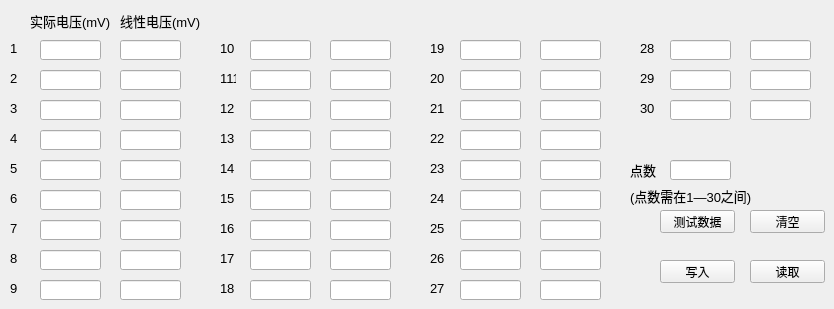
   <widget class="QWidget" name="tab_2">
    <attribute name="title">
     <string>线性数据</string>
    </attribute>
    <widget class="QLabel" name="label_2">
     <property name="geometry">
      <rect>
       <x>30</x>
       <y>10</y>
       <width>81</width>
       <height>21</height>
      </rect>
     </property>
     <property name="font">
      <font>
       <pointsize>10</pointsize>
      </font>
     </property>
     <property name="text">
      <string>实际电压(mV)</string>
     </property>
    </widget>
    <widget class="QLabel" name="label_3">
     <property name="geometry">
      <rect>
       <x>120</x>
       <y>10</y>
       <width>81</width>
       <height>21</height>
      </rect>
     </property>
     <property name="font">
      <font>
       <pointsize>10</pointsize>
      </font>
     </property>
     <property name="text">
      <string>线性电压(mV)</string>
     </property>
    </widget>
    <widget class="QLabel" name="label_4">
     <property name="geometry">
      <rect>
       <x>10</x>
       <y>40</y>
       <width>16</width>
       <height>16</height>
      </rect>
     </property>
     <property name="font">
      <font>
       <pointsize>10</pointsize>
      </font>
     </property>
     <property name="text">
      <string>1</string>
     </property>
    </widget>
    <widget class="QLineEdit" name="lineEdit_real1">
     <property name="geometry">
      <rect>
       <x>40</x>
       <y>40</y>
       <width>61</width>
       <height>20</height>
      </rect>
     </property>
    </widget>
    <widget class="QLineEdit" name="lineEdit_line1">
     <property name="geometry">
      <rect>
       <x>120</x>
       <y>40</y>
       <width>61</width>
       <height>20</height>
      </rect>
     </property>
    </widget>
    <widget class="QLabel" name="label_5">
     <property name="geometry">
      <rect>
       <x>10</x>
       <y>70</y>
       <width>16</width>
       <height>16</height>
      </rect>
     </property>
     <property name="font">
      <font>
       <pointsize>10</pointsize>
      </font>
     </property>
     <property name="text">
      <string>2</string>
     </property>
    </widget>
    <widget class="QLineEdit" name="lineEdit_real2">
     <property name="geometry">
      <rect>
       <x>40</x>
       <y>70</y>
       <width>61</width>
       <height>20</height>
      </rect>
     </property>
    </widget>
    <widget class="QLineEdit" name="lineEdit_line2">
     <property name="geometry">
      <rect>
       <x>120</x>
       <y>70</y>
       <width>61</width>
       <height>20</height>
      </rect>
     </property>
    </widget>
    <widget class="QLabel" name="label_6">
     <property name="geometry">
      <rect>
       <x>10</x>
       <y>100</y>
       <width>16</width>
       <height>16</height>
      </rect>
     </property>
     <property name="font">
      <font>
       <pointsize>10</pointsize>
      </font>
     </property>
     <property name="text">
      <string>3</string>
     </property>
    </widget>
    <widget class="QLineEdit" name="lineEdit_real3">
     <property name="geometry">
      <rect>
       <x>40</x>
       <y>100</y>
       <width>61</width>
       <height>20</height>
      </rect>
     </property>
    </widget>
    <widget class="QLineEdit" name="lineEdit_line3">
     <property name="geometry">
      <rect>
       <x>120</x>
       <y>100</y>
       <width>61</width>
       <height>20</height>
      </rect>
     </property>
    </widget>
    <widget class="QLabel" name="label_7">
     <property name="geometry">
      <rect>
       <x>10</x>
       <y>130</y>
       <width>16</width>
       <height>16</height>
      </rect>
     </property>
     <property name="font">
      <font>
       <pointsize>10</pointsize>
      </font>
     </property>
     <property name="text">
      <string>4</string>
     </property>
    </widget>
    <widget class="QLineEdit" name="lineEdit_real4">
     <property name="geometry">
      <rect>
       <x>40</x>
       <y>130</y>
       <width>61</width>
       <height>20</height>
      </rect>
     </property>
    </widget>
    <widget class="QLineEdit" name="lineEdit_line4">
     <property name="geometry">
      <rect>
       <x>120</x>
       <y>130</y>
       <width>61</width>
       <height>20</height>
      </rect>
     </property>
    </widget>
    <widget class="QLabel" name="label_8">
     <property name="geometry">
      <rect>
       <x>10</x>
       <y>160</y>
       <width>16</width>
       <height>16</height>
      </rect>
     </property>
     <property name="font">
      <font>
       <pointsize>10</pointsize>
      </font>
     </property>
     <property name="text">
      <string>5</string>
     </property>
    </widget>
    <widget class="QLineEdit" name="lineEdit_real5">
     <property name="geometry">
      <rect>
       <x>40</x>
       <y>160</y>
       <width>61</width>
       <height>20</height>
      </rect>
     </property>
    </widget>
    <widget class="QLineEdit" name="lineEdit_line5">
     <property name="geometry">
      <rect>
       <x>120</x>
       <y>160</y>
       <width>61</width>
       <height>20</height>
      </rect>
     </property>
    </widget>
    <widget class="QLabel" name="label_9">
     <property name="geometry">
      <rect>
       <x>10</x>
       <y>190</y>
       <width>16</width>
       <height>16</height>
      </rect>
     </property>
     <property name="font">
      <font>
       <pointsize>10</pointsize>
      </font>
     </property>
     <property name="text">
      <string>6</string>
     </property>
    </widget>
    <widget class="QLineEdit" name="lineEdit_real6">
     <property name="geometry">
      <rect>
       <x>40</x>
       <y>190</y>
       <width>61</width>
       <height>20</height>
      </rect>
     </property>
    </widget>
    <widget class="QLineEdit" name="lineEdit_line6">
     <property name="geometry">
      <rect>
       <x>120</x>
       <y>190</y>
       <width>61</width>
       <height>20</height>
      </rect>
     </property>
    </widget>
    <widget class="QLabel" name="label_10">
     <property name="geometry">
      <rect>
       <x>10</x>
       <y>220</y>
       <width>16</width>
       <height>16</height>
      </rect>
     </property>
     <property name="font">
      <font>
       <pointsize>10</pointsize>
      </font>
     </property>
     <property name="text">
      <string>7</string>
     </property>
    </widget>
    <widget class="QLineEdit" name="lineEdit_real7">
     <property name="geometry">
      <rect>
       <x>40</x>
       <y>220</y>
       <width>61</width>
       <height>20</height>
      </rect>
     </property>
    </widget>
    <widget class="QLineEdit" name="lineEdit_line7">
     <property name="geometry">
      <rect>
       <x>120</x>
       <y>220</y>
       <width>61</width>
       <height>20</height>
      </rect>
     </property>
    </widget>
    <widget class="QLabel" name="label_11">
     <property name="geometry">
      <rect>
       <x>10</x>
       <y>250</y>
       <width>16</width>
       <height>16</height>
      </rect>
     </property>
     <property name="font">
      <font>
       <pointsize>10</pointsize>
      </font>
     </property>
     <property name="text">
      <string>8</string>
     </property>
    </widget>
    <widget class="QLineEdit" name="lineEdit_real8">
     <property name="geometry">
      <rect>
       <x>40</x>
       <y>250</y>
       <width>61</width>
       <height>20</height>
      </rect>
     </property>
    </widget>
    <widget class="QLineEdit" name="lineEdit_line8">
     <property name="geometry">
      <rect>
       <x>120</x>
       <y>250</y>
       <width>61</width>
       <height>20</height>
      </rect>
     </property>
    </widget>
    <widget class="QLabel" name="label_12">
     <property name="geometry">
      <rect>
       <x>10</x>
       <y>280</y>
       <width>16</width>
       <height>16</height>
      </rect>
     </property>
     <property name="font">
      <font>
       <pointsize>10</pointsize>
      </font>
     </property>
     <property name="text">
      <string>9</string>
     </property>
    </widget>
    <widget class="QLineEdit" name="lineEdit_real9">
     <property name="geometry">
      <rect>
       <x>40</x>
       <y>280</y>
       <width>61</width>
       <height>20</height>
      </rect>
     </property>
    </widget>
    <widget class="QLineEdit" name="lineEdit_line9">
     <property name="geometry">
      <rect>
       <x>120</x>
       <y>280</y>
       <width>61</width>
       <height>20</height>
      </rect>
     </property>
    </widget>
    <widget class="QLabel" name="label_13">
     <property name="geometry">
      <rect>
       <x>220</x>
       <y>40</y>
       <width>16</width>
       <height>16</height>
      </rect>
     </property>
     <property name="font">
      <font>
       <pointsize>10</pointsize>
      </font>
     </property>
     <property name="text">
      <string>10</string>
     </property>
    </widget>
    <widget class="QLineEdit" name="lineEdit_real10">
     <property name="geometry">
      <rect>
       <x>250</x>
       <y>40</y>
       <width>61</width>
       <height>20</height>
      </rect>
     </property>
    </widget>
    <widget class="QLineEdit" name="lineEdit_line10">
     <property name="geometry">
      <rect>
       <x>330</x>
       <y>40</y>
       <width>61</width>
       <height>20</height>
      </rect>
     </property>
    </widget>
    <widget class="QLabel" name="label_14">
     <property name="geometry">
      <rect>
       <x>220</x>
       <y>70</y>
       <width>16</width>
       <height>16</height>
      </rect>
     </property>
     <property name="font">
      <font>
       <pointsize>10</pointsize>
      </font>
     </property>
     <property name="text">
      <string>111</string>
     </property>
    </widget>
    <widget class="QLineEdit" name="lineEdit_real11">
     <property name="geometry">
      <rect>
       <x>250</x>
       <y>70</y>
       <width>61</width>
       <height>20</height>
      </rect>
     </property>
    </widget>
    <widget class="QLineEdit" name="lineEdit_line11">
     <property name="geometry">
      <rect>
       <x>330</x>
       <y>70</y>
       <width>61</width>
       <height>20</height>
      </rect>
     </property>
    </widget>
    <widget class="QLabel" name="label_15">
     <property name="geometry">
      <rect>
       <x>220</x>
       <y>100</y>
       <width>16</width>
       <height>16</height>
      </rect>
     </property>
     <property name="font">
      <font>
       <pointsize>10</pointsize>
      </font>
     </property>
     <property name="text">
      <string>12</string>
     </property>
    </widget>
    <widget class="QLineEdit" name="lineEdit_real12">
     <property name="geometry">
      <rect>
       <x>250</x>
       <y>100</y>
       <width>61</width>
       <height>20</height>
      </rect>
     </property>
    </widget>
    <widget class="QLineEdit" name="lineEdit_line12">
     <property name="geometry">
      <rect>
       <x>330</x>
       <y>100</y>
       <width>61</width>
       <height>20</height>
      </rect>
     </property>
    </widget>
    <widget class="QLabel" name="label_16">
     <property name="geometry">
      <rect>
       <x>220</x>
       <y>130</y>
       <width>16</width>
       <height>16</height>
      </rect>
     </property>
     <property name="font">
      <font>
       <pointsize>10</pointsize>
      </font>
     </property>
     <property name="text">
      <string>13</string>
     </property>
    </widget>
    <widget class="QLineEdit" name="lineEdit_real13">
     <property name="geometry">
      <rect>
       <x>250</x>
       <y>130</y>
       <width>61</width>
       <height>20</height>
      </rect>
     </property>
    </widget>
    <widget class="QLineEdit" name="lineEdit_line13">
     <property name="geometry">
      <rect>
       <x>330</x>
       <y>130</y>
       <width>61</width>
       <height>20</height>
      </rect>
     </property>
    </widget>
    <widget class="QLabel" name="label_17">
     <property name="geometry">
      <rect>
       <x>220</x>
       <y>160</y>
       <width>16</width>
       <height>16</height>
      </rect>
     </property>
     <property name="font">
      <font>
       <pointsize>10</pointsize>
      </font>
     </property>
     <property name="text">
      <string>14</string>
     </property>
    </widget>
    <widget class="QLineEdit" name="lineEdit_real14">
     <property name="geometry">
      <rect>
       <x>250</x>
       <y>160</y>
       <width>61</width>
       <height>20</height>
      </rect>
     </property>
    </widget>
    <widget class="QLineEdit" name="lineEdit_line14">
     <property name="geometry">
      <rect>
       <x>330</x>
       <y>160</y>
       <width>61</width>
       <height>20</height>
      </rect>
     </property>
    </widget>
    <widget class="QLabel" name="label_18">
     <property name="geometry">
      <rect>
       <x>220</x>
       <y>190</y>
       <width>16</width>
       <height>16</height>
      </rect>
     </property>
     <property name="font">
      <font>
       <pointsize>10</pointsize>
      </font>
     </property>
     <property name="text">
      <string>15</string>
     </property>
    </widget>
    <widget class="QLineEdit" name="lineEdit_real15">
     <property name="geometry">
      <rect>
       <x>250</x>
       <y>190</y>
       <width>61</width>
       <height>20</height>
      </rect>
     </property>
    </widget>
    <widget class="QLineEdit" name="lineEdit_line15">
     <property name="geometry">
      <rect>
       <x>330</x>
       <y>190</y>
       <width>61</width>
       <height>20</height>
      </rect>
     </property>
    </widget>
    <widget class="QLabel" name="label_19">
     <property name="geometry">
      <rect>
       <x>220</x>
       <y>220</y>
       <width>16</width>
       <height>16</height>
      </rect>
     </property>
     <property name="font">
      <font>
       <pointsize>10</pointsize>
      </font>
     </property>
     <property name="text">
      <string>16</string>
     </property>
    </widget>
    <widget class="QLineEdit" name="lineEdit_real16">
     <property name="geometry">
      <rect>
       <x>250</x>
       <y>220</y>
       <width>61</width>
       <height>20</height>
      </rect>
     </property>
    </widget>
    <widget class="QLineEdit" name="lineEdit_line16">
     <property name="geometry">
      <rect>
       <x>330</x>
       <y>220</y>
       <width>61</width>
       <height>20</height>
      </rect>
     </property>
    </widget>
    <widget class="QLabel" name="label_20">
     <property name="geometry">
      <rect>
       <x>220</x>
       <y>250</y>
       <width>16</width>
       <height>16</height>
      </rect>
     </property>
     <property name="font">
      <font>
       <pointsize>10</pointsize>
      </font>
     </property>
     <property name="text">
      <string>17</string>
     </property>
    </widget>
    <widget class="QLineEdit" name="lineEdit_real17">
     <property name="geometry">
      <rect>
       <x>250</x>
       <y>250</y>
       <width>61</width>
       <height>20</height>
      </rect>
     </property>
    </widget>
    <widget class="QLineEdit" name="lineEdit_line17">
     <property name="geometry">
      <rect>
       <x>330</x>
       <y>250</y>
       <width>61</width>
       <height>20</height>
      </rect>
     </property>
    </widget>
    <widget class="QLabel" name="label_21">
     <property name="geometry">
      <rect>
       <x>220</x>
       <y>280</y>
       <width>16</width>
       <height>16</height>
      </rect>
     </property>
     <property name="font">
      <font>
       <pointsize>10</pointsize>
      </font>
     </property>
     <property name="text">
      <string>18</string>
     </property>
    </widget>
    <widget class="QLineEdit" name="lineEdit_real18">
     <property name="geometry">
      <rect>
       <x>250</x>
       <y>280</y>
       <width>61</width>
       <height>20</height>
      </rect>
     </property>
    </widget>
    <widget class="QLineEdit" name="lineEdit_line18">
     <property name="geometry">
      <rect>
       <x>330</x>
       <y>280</y>
       <width>61</width>
       <height>20</height>
      </rect>
     </property>
    </widget>
    <widget class="QLabel" name="label_22">
     <property name="geometry">
      <rect>
       <x>430</x>
       <y>40</y>
       <width>16</width>
       <height>16</height>
      </rect>
     </property>
     <property name="font">
      <font>
       <pointsize>10</pointsize>
      </font>
     </property>
     <property name="text">
      <string>19</string>
     </property>
    </widget>
    <widget class="QLineEdit" name="lineEdit_real19">
     <property name="geometry">
      <rect>
       <x>460</x>
       <y>40</y>
       <width>61</width>
       <height>20</height>
      </rect>
     </property>
    </widget>
    <widget class="QLineEdit" name="lineEdit_line19">
     <property name="geometry">
      <rect>
       <x>540</x>
       <y>40</y>
       <width>61</width>
       <height>20</height>
      </rect>
     </property>
    </widget>
    <widget class="QLabel" name="label_23">
     <property name="geometry">
      <rect>
       <x>430</x>
       <y>70</y>
       <width>16</width>
       <height>16</height>
      </rect>
     </property>
     <property name="font">
      <font>
       <pointsize>10</pointsize>
      </font>
     </property>
     <property name="text">
      <string>20</string>
     </property>
    </widget>
    <widget class="QLineEdit" name="lineEdit_real20">
     <property name="geometry">
      <rect>
       <x>460</x>
       <y>70</y>
       <width>61</width>
       <height>20</height>
      </rect>
     </property>
    </widget>
    <widget class="QLineEdit" name="lineEdit_line20">
     <property name="geometry">
      <rect>
       <x>540</x>
       <y>70</y>
       <width>61</width>
       <height>20</height>
      </rect>
     </property>
    </widget>
    <widget class="QLabel" name="label_24">
     <property name="geometry">
      <rect>
       <x>430</x>
       <y>100</y>
       <width>16</width>
       <height>16</height>
      </rect>
     </property>
     <property name="font">
      <font>
       <pointsize>10</pointsize>
      </font>
     </property>
     <property name="text">
      <string>21</string>
     </property>
    </widget>
    <widget class="QLineEdit" name="lineEdit_real21">
     <property name="geometry">
      <rect>
       <x>460</x>
       <y>100</y>
       <width>61</width>
       <height>20</height>
      </rect>
     </property>
    </widget>
    <widget class="QLineEdit" name="lineEdit_line21">
     <property name="geometry">
      <rect>
       <x>540</x>
       <y>100</y>
       <width>61</width>
       <height>20</height>
      </rect>
     </property>
    </widget>
    <widget class="QLabel" name="label_25">
     <property name="geometry">
      <rect>
       <x>430</x>
       <y>130</y>
       <width>16</width>
       <height>16</height>
      </rect>
     </property>
     <property name="font">
      <font>
       <pointsize>10</pointsize>
      </font>
     </property>
     <property name="text">
      <string>22</string>
     </property>
    </widget>
    <widget class="QLineEdit" name="lineEdit_real22">
     <property name="geometry">
      <rect>
       <x>460</x>
       <y>130</y>
       <width>61</width>
       <height>20</height>
      </rect>
     </property>
    </widget>
    <widget class="QLineEdit" name="lineEdit_line22">
     <property name="geometry">
      <rect>
       <x>540</x>
       <y>130</y>
       <width>61</width>
       <height>20</height>
      </rect>
     </property>
    </widget>
    <widget class="QLabel" name="label_26">
     <property name="geometry">
      <rect>
       <x>430</x>
       <y>160</y>
       <width>16</width>
       <height>16</height>
      </rect>
     </property>
     <property name="font">
      <font>
       <pointsize>10</pointsize>
      </font>
     </property>
     <property name="text">
      <string>23</string>
     </property>
    </widget>
    <widget class="QLineEdit" name="lineEdit_real23">
     <property name="geometry">
      <rect>
       <x>460</x>
       <y>160</y>
       <width>61</width>
       <height>20</height>
      </rect>
     </property>
    </widget>
    <widget class="QLineEdit" name="lineEdit_line23">
     <property name="geometry">
      <rect>
       <x>540</x>
       <y>160</y>
       <width>61</width>
       <height>20</height>
      </rect>
     </property>
    </widget>
    <widget class="QLabel" name="label_27">
     <property name="geometry">
      <rect>
       <x>430</x>
       <y>190</y>
       <width>16</width>
       <height>16</height>
      </rect>
     </property>
     <property name="font">
      <font>
       <pointsize>10</pointsize>
      </font>
     </property>
     <property name="text">
      <string>24</string>
     </property>
    </widget>
    <widget class="QLineEdit" name="lineEdit_real24">
     <property name="geometry">
      <rect>
       <x>460</x>
       <y>190</y>
       <width>61</width>
       <height>20</height>
      </rect>
     </property>
    </widget>
    <widget class="QLineEdit" name="lineEdit_line24">
     <property name="geometry">
      <rect>
       <x>540</x>
       <y>190</y>
       <width>61</width>
       <height>20</height>
      </rect>
     </property>
    </widget>
    <widget class="QLineEdit" name="lineEdit_real26">
     <property name="geometry">
      <rect>
       <x>460</x>
       <y>250</y>
       <width>61</width>
       <height>20</height>
      </rect>
     </property>
    </widget>
    <widget class="QLabel" name="label_28">
     <property name="geometry">
      <rect>
       <x>430</x>
       <y>220</y>
       <width>16</width>
       <height>16</height>
      </rect>
     </property>
     <property name="font">
      <font>
       <pointsize>10</pointsize>
      </font>
     </property>
     <property name="text">
      <string>25</string>
     </property>
    </widget>
    <widget class="QLineEdit" name="lineEdit_real25">
     <property name="geometry">
      <rect>
       <x>460</x>
       <y>220</y>
       <width>61</width>
       <height>20</height>
      </rect>
     </property>
    </widget>
    <widget class="QLineEdit" name="lineEdit_line26">
     <property name="geometry">
      <rect>
       <x>540</x>
       <y>250</y>
       <width>61</width>
       <height>20</height>
      </rect>
     </property>
    </widget>
    <widget class="QLabel" name="label_29">
     <property name="geometry">
      <rect>
       <x>430</x>
       <y>250</y>
       <width>16</width>
       <height>16</height>
      </rect>
     </property>
     <property name="font">
      <font>
       <pointsize>10</pointsize>
      </font>
     </property>
     <property name="text">
      <string>26</string>
     </property>
    </widget>
    <widget class="QLineEdit" name="lineEdit_line25">
     <property name="geometry">
      <rect>
       <x>540</x>
       <y>220</y>
       <width>61</width>
       <height>20</height>
      </rect>
     </property>
    </widget>
    <widget class="QLineEdit" name="lineEdit_real29">
     <property name="geometry">
      <rect>
       <x>670</x>
       <y>70</y>
       <width>61</width>
       <height>20</height>
      </rect>
     </property>
    </widget>
    <widget class="QLabel" name="label_30">
     <property name="geometry">
      <rect>
       <x>640</x>
       <y>40</y>
       <width>16</width>
       <height>16</height>
      </rect>
     </property>
     <property name="font">
      <font>
       <pointsize>10</pointsize>
      </font>
     </property>
     <property name="text">
      <string>28</string>
     </property>
    </widget>
    <widget class="QLineEdit" name="lineEdit_real28">
     <property name="geometry">
      <rect>
       <x>670</x>
       <y>40</y>
       <width>61</width>
       <height>20</height>
      </rect>
     </property>
    </widget>
    <widget class="QLineEdit" name="lineEdit_line29">
     <property name="geometry">
      <rect>
       <x>750</x>
       <y>70</y>
       <width>61</width>
       <height>20</height>
      </rect>
     </property>
    </widget>
    <widget class="QLabel" name="label_31">
     <property name="geometry">
      <rect>
       <x>640</x>
       <y>70</y>
       <width>16</width>
       <height>16</height>
      </rect>
     </property>
     <property name="font">
      <font>
       <pointsize>10</pointsize>
      </font>
     </property>
     <property name="text">
      <string>29</string>
     </property>
    </widget>
    <widget class="QLineEdit" name="lineEdit_line28">
     <property name="geometry">
      <rect>
       <x>750</x>
       <y>40</y>
       <width>61</width>
       <height>20</height>
      </rect>
     </property>
    </widget>
    <widget class="QLineEdit" name="lineEdit_real27">
     <property name="geometry">
      <rect>
       <x>460</x>
       <y>280</y>
       <width>61</width>
       <height>20</height>
      </rect>
     </property>
    </widget>
    <widget class="QLabel" name="label_32">
     <property name="geometry">
      <rect>
       <x>640</x>
       <y>100</y>
       <width>16</width>
       <height>16</height>
      </rect>
     </property>
     <property name="font">
      <font>
       <pointsize>10</pointsize>
      </font>
     </property>
     <property name="text">
      <string>30</string>
     </property>
    </widget>
    <widget class="QLineEdit" name="lineEdit_real30">
     <property name="geometry">
      <rect>
       <x>670</x>
       <y>100</y>
       <width>61</width>
       <height>20</height>
      </rect>
     </property>
    </widget>
    <widget class="QLineEdit" name="lineEdit_line27">
     <property name="geometry">
      <rect>
       <x>540</x>
       <y>280</y>
       <width>61</width>
       <height>20</height>
      </rect>
     </property>
    </widget>
    <widget class="QLabel" name="label_33">
     <property name="geometry">
      <rect>
       <x>430</x>
       <y>280</y>
       <width>16</width>
       <height>16</height>
      </rect>
     </property>
     <property name="font">
      <font>
       <pointsize>10</pointsize>
      </font>
     </property>
     <property name="text">
      <string>27</string>
     </property>
    </widget>
    <widget class="QLineEdit" name="lineEdit_line30">
     <property name="geometry">
      <rect>
       <x>750</x>
       <y>100</y>
       <width>61</width>
       <height>20</height>
      </rect>
     </property>
    </widget>
    <widget class="QPushButton" name="pushButton_LineTest">
     <property name="geometry">
      <rect>
       <x>660</x>
       <y>210</y>
       <width>75</width>
       <height>23</height>
      </rect>
     </property>
     <property name="font">
      <font>
       <pointsize>9</pointsize>
      </font>
     </property>
     <property name="text">
      <string>测试数据</string>
     </property>
    </widget>
    <widget class="QPushButton" name="pushButton_LineClear">
     <property name="geometry">
      <rect>
       <x>750</x>
       <y>210</y>
       <width>75</width>
       <height>23</height>
      </rect>
     </property>
     <property name="font">
      <font>
       <pointsize>9</pointsize>
      </font>
     </property>
     <property name="text">
      <string>清空</string>
     </property>
    </widget>
    <widget class="QLabel" name="label_34">
     <property name="geometry">
      <rect>
       <x>630</x>
       <y>160</y>
       <width>31</width>
       <height>20</height>
      </rect>
     </property>
     <property name="font">
      <font>
       <pointsize>10</pointsize>
      </font>
     </property>
     <property name="text">
      <string>点数</string>
     </property>
    </widget>
    <widget class="QLineEdit" name="lineEdit_lineNum">
     <property name="geometry">
      <rect>
       <x>670</x>
       <y>160</y>
       <width>61</width>
       <height>20</height>
      </rect>
     </property>
    </widget>
    <widget class="QPushButton" name="pushButton_LineWrite">
     <property name="geometry">
      <rect>
       <x>660</x>
       <y>260</y>
       <width>75</width>
       <height>23</height>
      </rect>
     </property>
     <property name="font">
      <font>
       <pointsize>9</pointsize>
      </font>
     </property>
     <property name="text">
      <string>写入</string>
     </property>
    </widget>
    <widget class="QPushButton" name="pushButton_LineRead">
     <property name="geometry">
      <rect>
       <x>750</x>
       <y>260</y>
       <width>75</width>
       <height>23</height>
      </rect>
     </property>
     <property name="font">
      <font>
       <pointsize>9</pointsize>
      </font>
     </property>
     <property name="text">
      <string>读取</string>
     </property>
    </widget>
    <widget class="QLabel" name="label_35">
     <property name="geometry">
      <rect>
       <x>630</x>
       <y>180</y>
       <width>131</width>
       <height>31</height>
      </rect>
     </property>
     <property name="font">
      <font>
       <pointsize>10</pointsize>
      </font>
     </property>
     <property name="text">
      <string>(点数需在1—30之间)</string>
     </property>
    </widget>
   </widget>
